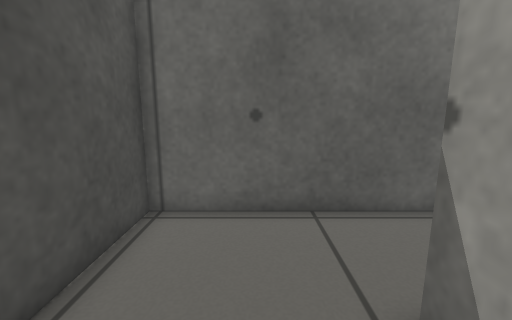
View 1 (above)

16 first-person views from a walk through a world built for the Gazebo simulator. The camera is 0.63 m above the floor, tilts 10° down and sees 90° across. The floor is counted in squares, 0.25 m on a side. Each view is taken from the middle of a square. On the plan, view 1 faces up. The plan holds only what a view shows up to about 18 squares ahead; the rest is blank.

View 2
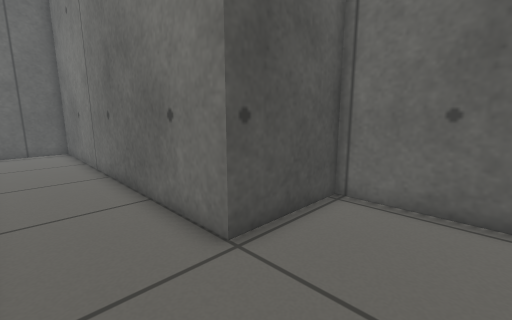

View 3
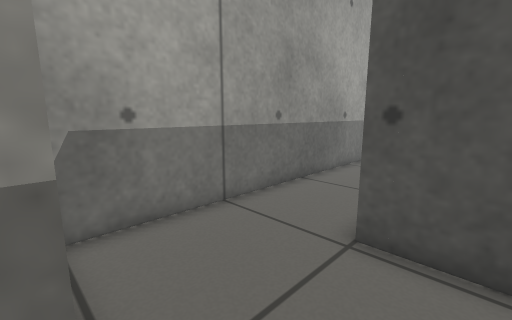

View 4
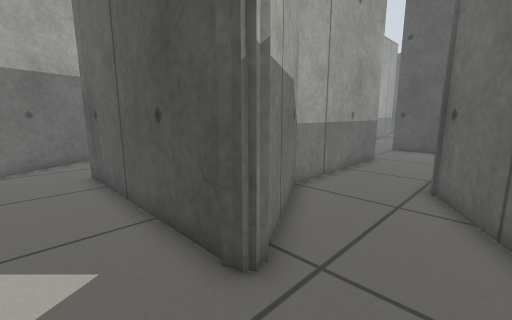

View 5
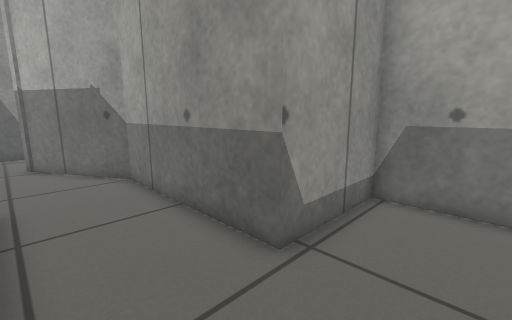

View 6
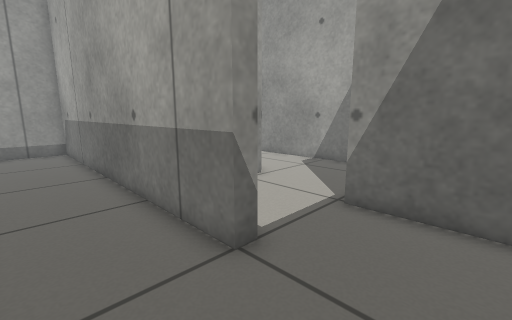

View 7
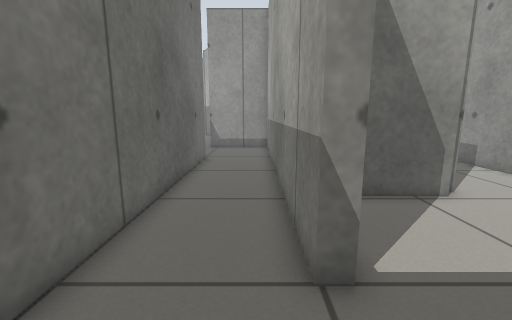

View 8
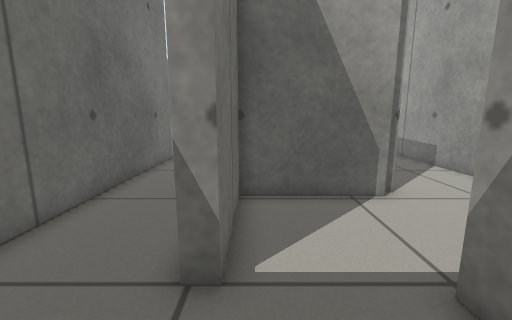

View 9
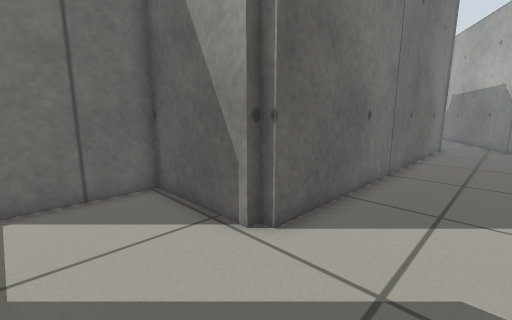

View 10
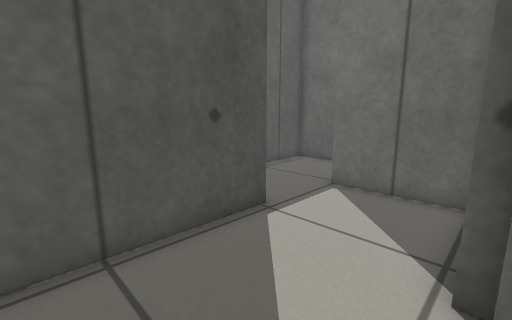

View 11
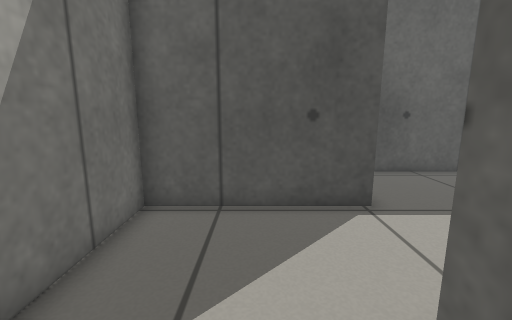

View 12
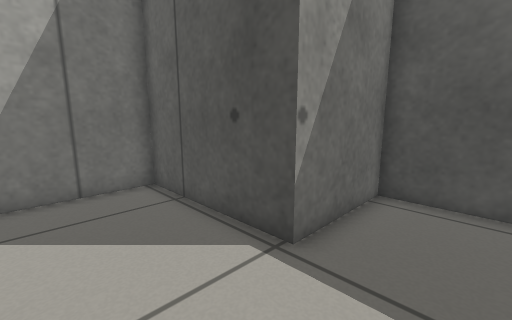

View 13
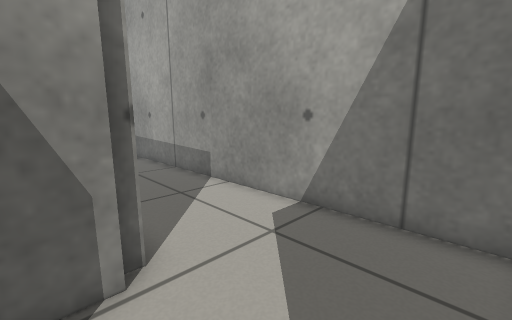

View 14
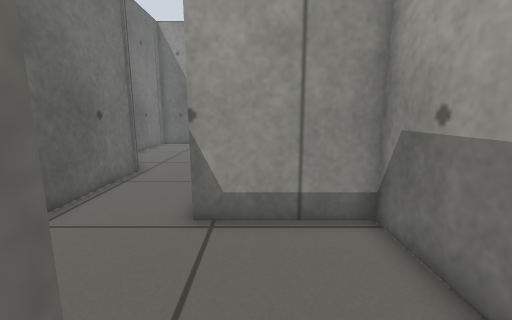

View 15
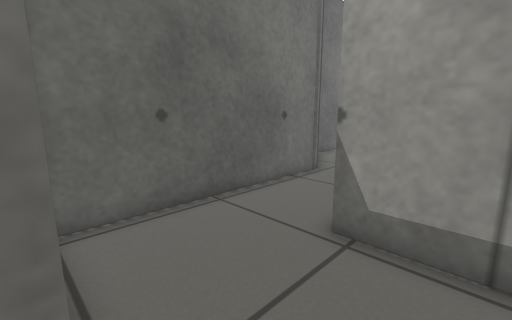

View 16
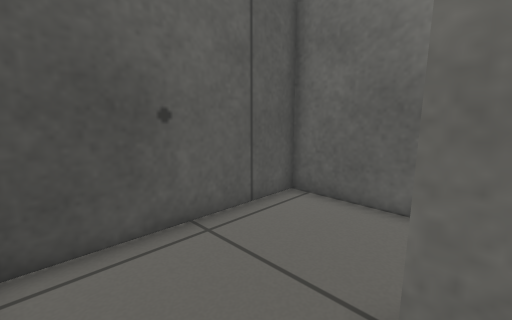

### Floor plan
Ten units are one square. View 1 is at (0, 0); x grows to the right and y downward. Boxes are objects, and circles mark ways between rooms. Rooms are numbered by the first view taken in them; rooms with no view inside come last. Other rooms are left out.
<svg viewBox="-197 -96 386 222">
<path fill="none" stroke="#000" d="M-146 19 18 19 18 -15M-28 -20 -192 -20 -192 14M76 -64 -28 -64 -28 -20M139 -52 144 -52 147 -48M105 -83 71 -63M145 -52 145 35M147 -91 121 -91M184 -51 184 -61M18 -15 18 -25 95 -25 143 -53M159 72 172 65M-103 55 -103 25 -146 25 -146 19M-192 14 -192 58 -148 58M78 75 -99 75 -99 70 -103 70 -103 55M90 111 113 98M-148 58 -148 121 22 118M136 85 159 72"/>
<circle cx="-5" cy="-20" r="3" fill="#2a7"/>
<circle cx="-165" cy="20" r="3" fill="#2a7"/>
<circle cx="145" cy="55" r="3" fill="#2a7"/>
<circle cx="-125" cy="65" r="3" fill="#2a7"/>
<text x="-90" y="0">1</text>
<text x="100" y="-40">2</text>
<text x="-150" y="40">3</text>
<text x="-10" y="90">4</text>
</svg>
Room 1 opens to room 2. Room 1 opens to room 3. Room 2 opens to room 4. Room 3 opens to room 4.

Where each view was taken, in squares from view 1:
view 1: 0 up, 0 right, facing up
view 2: 1 down, 1 right, facing up-left
view 3: 4 up, 2 right, facing down-left
view 4: 8 up, 17 right, facing down-left
view 5: 6 up, 1 left, facing down-right
view 6: 1 up, 18 left, facing down-right
view 7: 1 down, 18 left, facing right
view 8: 3 down, 18 left, facing right
view 9: 11 down, 14 left, facing up-right
view 10: 11 down, 10 left, facing up-left
view 11: 9 down, 8 left, facing left
view 12: 3 down, 11 left, facing down-left
view 13: 6 down, 14 left, facing down-right
view 14: 1 up, 4 left, facing right
view 15: 0 up, 3 left, facing up-right
view 16: 5 down, 14 left, facing up-left
